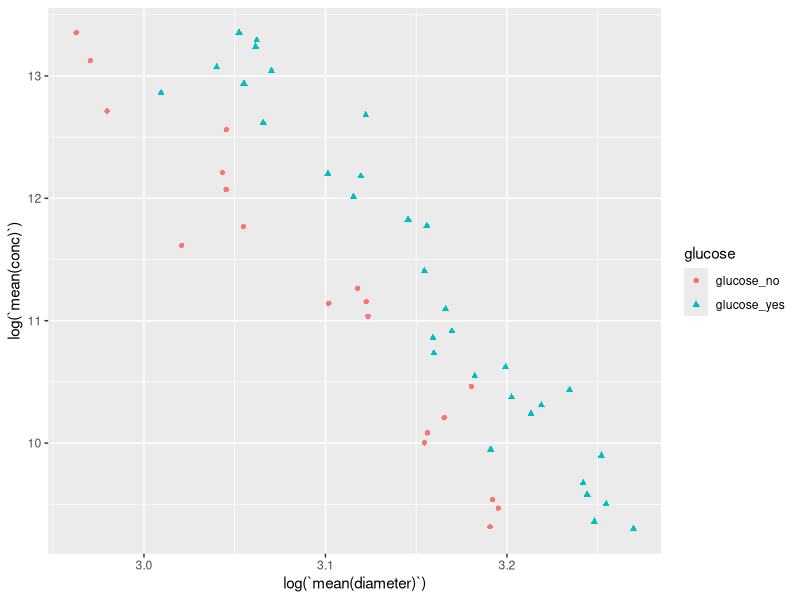
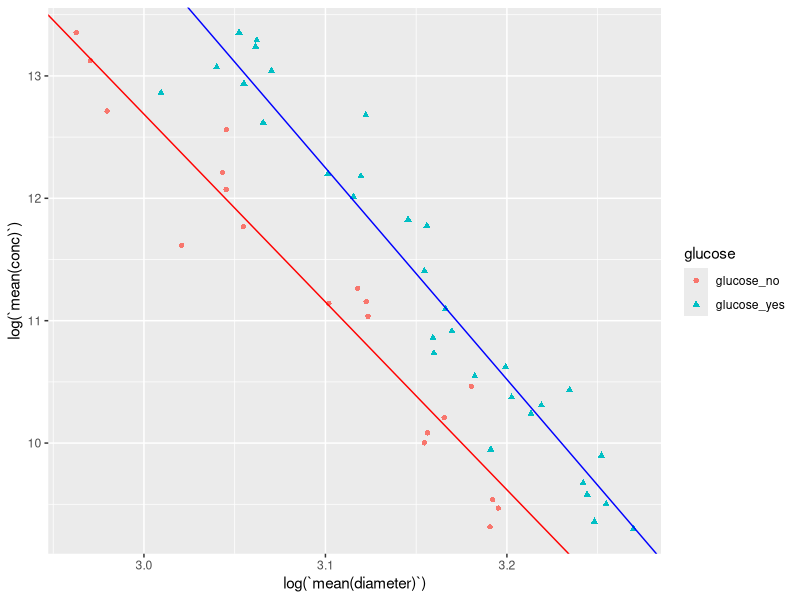

Reproduce these figures in R, in order.
library(dplyr)
library(ggplot2)
df = read.table("tetrahymena.tsv",header = T)
View(df)
df<-df %>%
  filter(diameter>19.2) 
df<-df %>% 
  group_by(culture,glucose) %>% summarise(mean(conc),mean(diameter))
df<-df %>%
  mutate(log(`mean(conc)`),log(`mean(diameter)`))
plot<-df %>%
  ggplot(.,aes(x=log(`mean(diameter)`),y=log(`mean(conc)`),shape=glucose))+
  geom_point(aes(color=glucose))
plot
colnames(df)[5]<-'log_conc'
colnames(df)[6]<-'log_dia'
fit1<-lm(log_conc~log_dia, data = df[1:32,])
fit2<-lm(log_conc~log_dia, data = df[33:51,])
plot+geom_abline(intercept = coef(fit1)[1],slope = coef(fit1)[2],color='blue')+
  geom_abline(intercept = coef(fit2)[1],slope = coef(fit2)[2],color='red')
